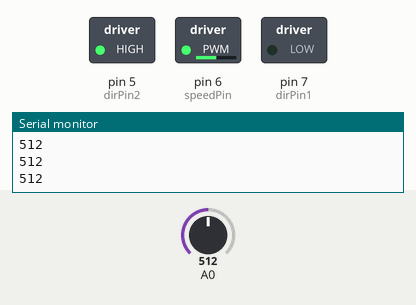
This sketch was run on a simulated Arduino Uno, built with avr-gcc and run on an emulated ATmega328P. On the bench: switched loads named in the sketch (green lamp = pin HIGH), the last lines printed to the serial monitor. The test bench sets the inputs (shaded band); at power-on: A0 = 512.

Above: at 1.2 s.
1.3 s: A0 set to 716
At 2.5 s:
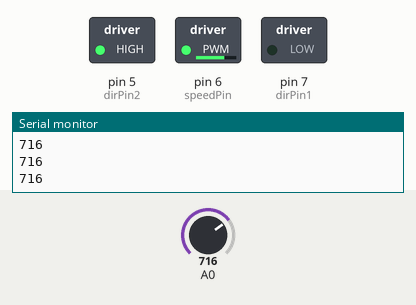
2.8 s: A0 set to 900
At 4.0 s:
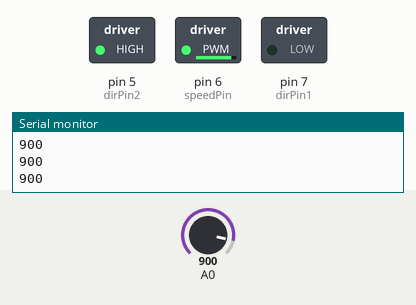
4.3 s: A0 set to 122
At 5.0 s:
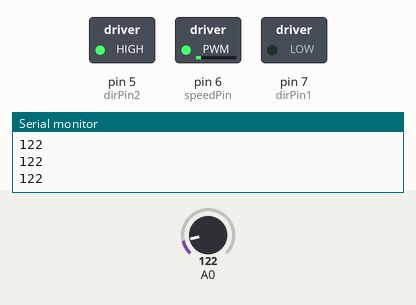
5.8 s: A0 set to 0
At 6.2 s:
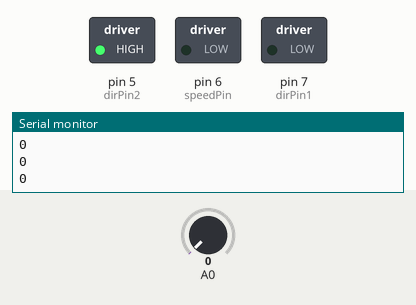
Timing chart, 0 to 8.3 s (numbered marks = the images above; inputs shaded):
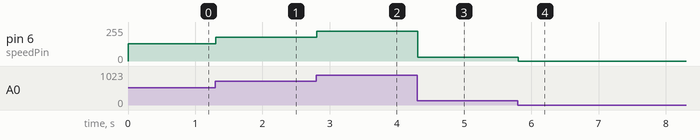

Measured:
- after the input at 1.3 s, pin 6 (speedPin): 128/255 → 179/255 at once
- after the input at 2.8 s, pin 6 (speedPin): 179/255 → 225/255 at once
- after the input at 4.3 s, pin 6 (speedPin): 225/255 → 30/255 at once
- after the input at 5.8 s, pin 6 (speedPin): 30/255 → 0/255 at once

The sketch:

e4_dcMotor.ino
```cpp
/*
*1 DC motor
*1 Motor driver L293D
*1 Photoresistance
*1 External power supply
*/

#define speedPin 6
#define dirPin1 7
#define dirPin2 5

int speedMotor = 180;


void setup() {
  pinMode(speedPin,OUTPUT);
  pinMode(dirPin1,OUTPUT);
  pinMode(dirPin2,OUTPUT);

  Serial.begin(9600);
  digitalWrite(dirPin1,0);
  digitalWrite(dirPin2,1);
  analogWrite(speedPin, speedMotor);
}

void loop() {
  speedMotor=analogRead(A0)/4;
  Serial.println(analogRead(A0));
  analogWrite(speedPin, speedMotor);
}
```
